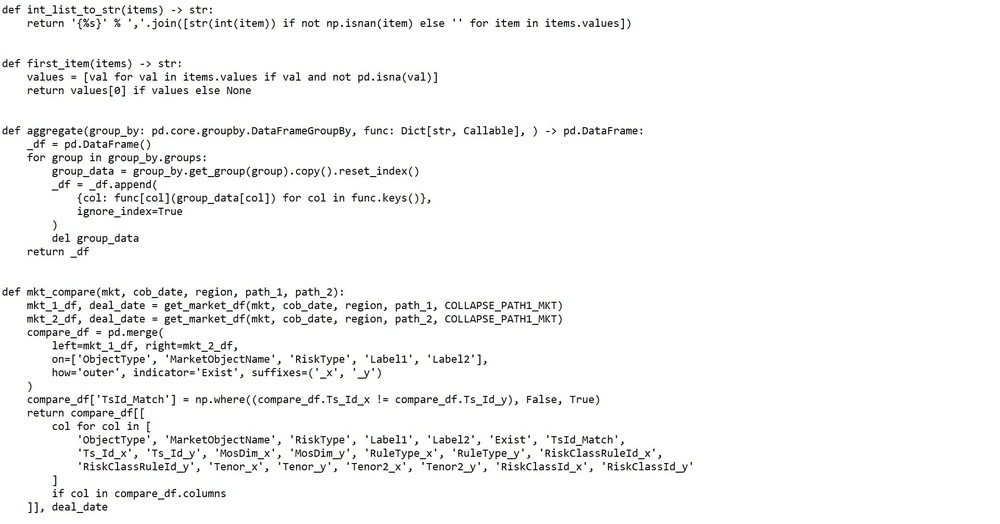
#> input picture input/code_photos/CaptureB18cjpg.JPG, 1000 x 524 px, shrunk from 2084 x 1092 before the run; its folder holds only this picture in this run
$ python extract_code_from_photo.py
#> lines starting #> are read from the running program, lines starting #| are printed output that depends on the picture
import os
import pytesseract
from PIL import Image
from datetime import datetime

# Set the input and output directories
input_dir = 'input/code_photos'
output_dir = 'output'

# Create the output directory if it doesn't exist
if not os.path.exists(output_dir):
    os.makedirs(output_dir)

# Initialize the list to hold the extracted text from each image
texts = []

# Loop through all image files in the input directory
for filename in os.listdir(input_dir):
    # Check if the file is an image
    if filename.endswith('.jpg') or filename.endswith('.JPG') or filename.endswith('.jpeg') or filename.endswith('.png') or filename.endswith('.PNG'):
        # Load the image
        image_path = os.path.join(input_dir, filename)
        img = Image.open(image_path)
#> img is the input picture: PIL image 1000x524 RGB; mean R, G, B 246.1, 246.2, 246

        # Apply thresholding to the image
        threshold = 100
        img = img.point(lambda p: p > threshold and 255)
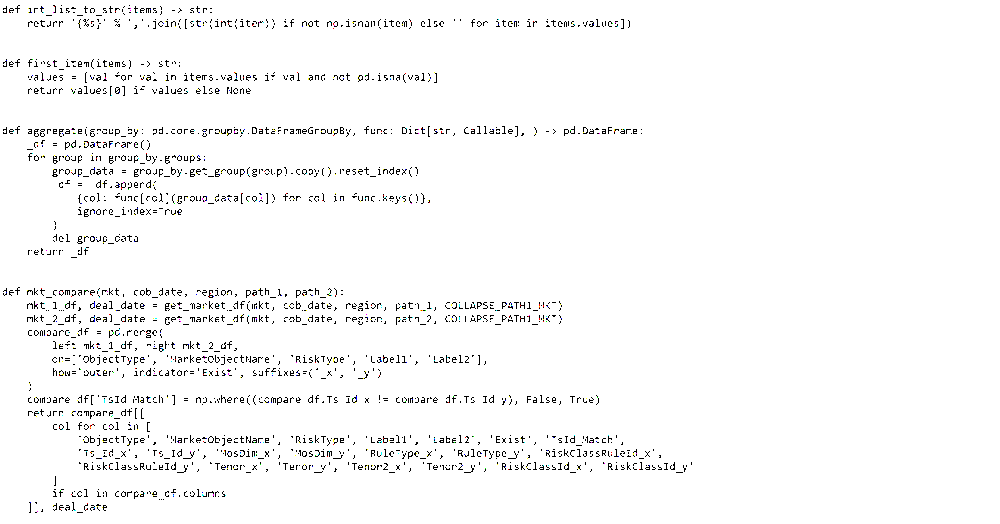
#> img: PIL image 1000x524 RGB; mean R, G, B 248.3, 248.3, 248.3

        # Loop through four rotations of the image
        for i in [0]: #range(4):
            # Rotate the image
            rotated_img = img.rotate(i * 90)

            # Convert the rotated image to grayscale
            rotated_img = rotated_img.convert('L')

            # Perform OCR on the rotated image
#> (the run stopped early here; a loop or call above may not have finished)
